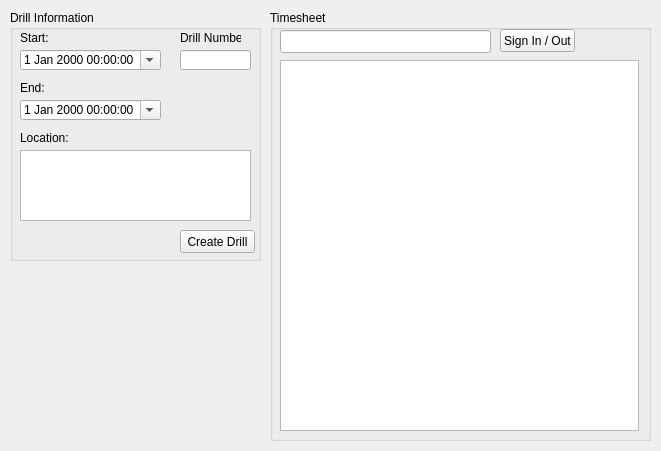
<?xml version="1.0" encoding="UTF-8"?>
<ui version="4.0">
 <class>wndActiveDrill</class>
 <widget class="QMainWindow" name="wndActiveDrill">
  <property name="geometry">
   <rect>
    <x>0</x>
    <y>0</y>
    <width>661</width>
    <height>451</height>
   </rect>
  </property>
  <property name="minimumSize">
   <size>
    <width>661</width>
    <height>451</height>
   </size>
  </property>
  <property name="maximumSize">
   <size>
    <width>661</width>
    <height>451</height>
   </size>
  </property>
  <property name="windowTitle">
   <string>Active Drill</string>
  </property>
  <property name="windowIcon">
   <iconset resource="../resources/icons.qrc">
    <normaloff>:/icons/Badge_Base.png</normaloff>:/icons/Badge_Base.png</iconset>
  </property>
  <widget class="QWidget" name="centralwidget">
   <widget class="QGroupBox" name="groupBox_2">
    <property name="geometry">
     <rect>
      <x>270</x>
      <y>10</y>
      <width>381</width>
      <height>431</height>
     </rect>
    </property>
    <property name="title">
     <string>Timesheet</string>
    </property>
    <widget class="QLineEdit" name="txtIDScan">
     <property name="enabled">
      <bool>true</bool>
     </property>
     <property name="geometry">
      <rect>
       <x>10</x>
       <y>20</y>
       <width>211</width>
       <height>23</height>
      </rect>
     </property>
    </widget>
    <widget class="QPushButton" name="btnSignIn">
     <property name="enabled">
      <bool>true</bool>
     </property>
     <property name="geometry">
      <rect>
       <x>230</x>
       <y>19</y>
       <width>75</width>
       <height>23</height>
      </rect>
     </property>
     <property name="text">
      <string>Sign In / Out</string>
     </property>
    </widget>
    <widget class="QTableWidget" name="tblTimesheet">
     <property name="enabled">
      <bool>true</bool>
     </property>
     <property name="geometry">
      <rect>
       <x>10</x>
       <y>50</y>
       <width>359</width>
       <height>371</height>
      </rect>
     </property>
     <property name="frameShadow">
      <enum>QFrame::Sunken</enum>
     </property>
     <property name="horizontalScrollBarPolicy">
      <enum>Qt::ScrollBarAlwaysOff</enum>
     </property>
     <property name="showGrid">
      <bool>true</bool>
     </property>
     <property name="gridStyle">
      <enum>Qt::SolidLine</enum>
     </property>
     <property name="cornerButtonEnabled">
      <bool>false</bool>
     </property>
     <property name="rowCount">
      <number>0</number>
     </property>
     <property name="columnCount">
      <number>3</number>
     </property>
     <attribute name="horizontalHeaderVisible">
      <bool>false</bool>
     </attribute>
     <attribute name="horizontalHeaderCascadingSectionResizes">
      <bool>false</bool>
     </attribute>
     <attribute name="horizontalHeaderDefaultSectionSize">
      <number>119</number>
     </attribute>
     <attribute name="horizontalHeaderHighlightSections">
      <bool>true</bool>
     </attribute>
     <attribute name="horizontalHeaderMinimumSectionSize">
      <number>80</number>
     </attribute>
     <attribute name="verticalHeaderVisible">
      <bool>false</bool>
     </attribute>
     <attribute name="verticalHeaderDefaultSectionSize">
      <number>20</number>
     </attribute>
     <attribute name="verticalHeaderMinimumSectionSize">
      <number>20</number>
     </attribute>
     <column>
      <property name="text">
       <string>Name (ID)</string>
      </property>
     </column>
     <column>
      <property name="text">
       <string>Time In</string>
      </property>
     </column>
     <column>
      <property name="text">
       <string>Time Out</string>
      </property>
     </column>
    </widget>
   </widget>
   <widget class="QGroupBox" name="groupBox">
    <property name="geometry">
     <rect>
      <x>10</x>
      <y>10</y>
      <width>251</width>
      <height>251</height>
     </rect>
    </property>
    <property name="title">
     <string>Drill Information</string>
    </property>
    <widget class="QLabel" name="label">
     <property name="geometry">
      <rect>
       <x>10</x>
       <y>20</y>
       <width>41</width>
       <height>16</height>
      </rect>
     </property>
     <property name="text">
      <string>Start:</string>
     </property>
    </widget>
    <widget class="QLabel" name="label_2">
     <property name="geometry">
      <rect>
       <x>10</x>
       <y>70</y>
       <width>41</width>
       <height>16</height>
      </rect>
     </property>
     <property name="text">
      <string>End:</string>
     </property>
    </widget>
    <widget class="QDateTimeEdit" name="dateDrillStart">
     <property name="geometry">
      <rect>
       <x>10</x>
       <y>40</y>
       <width>141</width>
       <height>20</height>
      </rect>
     </property>
     <property name="calendarPopup">
      <bool>true</bool>
     </property>
    </widget>
    <widget class="QDateTimeEdit" name="dateDrillEnd">
     <property name="geometry">
      <rect>
       <x>10</x>
       <y>90</y>
       <width>141</width>
       <height>20</height>
      </rect>
     </property>
     <property name="calendarPopup">
      <bool>true</bool>
     </property>
    </widget>
    <widget class="QLabel" name="label_3">
     <property name="geometry">
      <rect>
       <x>170</x>
       <y>20</y>
       <width>61</width>
       <height>16</height>
      </rect>
     </property>
     <property name="text">
      <string>Drill Number:</string>
     </property>
    </widget>
    <widget class="QLineEdit" name="txtDrillNum">
     <property name="geometry">
      <rect>
       <x>170</x>
       <y>40</y>
       <width>71</width>
       <height>20</height>
      </rect>
     </property>
    </widget>
    <widget class="QLabel" name="label_4">
     <property name="geometry">
      <rect>
       <x>10</x>
       <y>120</y>
       <width>61</width>
       <height>16</height>
      </rect>
     </property>
     <property name="text">
      <string>Location:</string>
     </property>
    </widget>
    <widget class="QTextEdit" name="textEdit">
     <property name="geometry">
      <rect>
       <x>10</x>
       <y>140</y>
       <width>231</width>
       <height>71</height>
      </rect>
     </property>
    </widget>
    <widget class="QPushButton" name="btnSaveDrill">
     <property name="geometry">
      <rect>
       <x>170</x>
       <y>220</y>
       <width>75</width>
       <height>23</height>
      </rect>
     </property>
     <property name="text">
      <string>Create Drill</string>
     </property>
    </widget>
   </widget>
  </widget>
 </widget>
 <resources>
  <include location="../resources/icons.qrc"/>
 </resources>
 <connections>
  <connection>
   <sender>txtIDScan</sender>
   <signal>returnPressed()</signal>
   <receiver>wndActiveDrill</receiver>
   <slot>txtSignIn_textEdited()</slot>
   <hints>
    <hint type="sourcelabel">
     <x>302</x>
     <y>42</y>
    </hint>
    <hint type="destinationlabel">
     <x>218</x>
     <y>291</y>
    </hint>
   </hints>
  </connection>
 </connections>
 <slots>
  <slot>txtSignIn_textEdited()</slot>
 </slots>
</ui>
